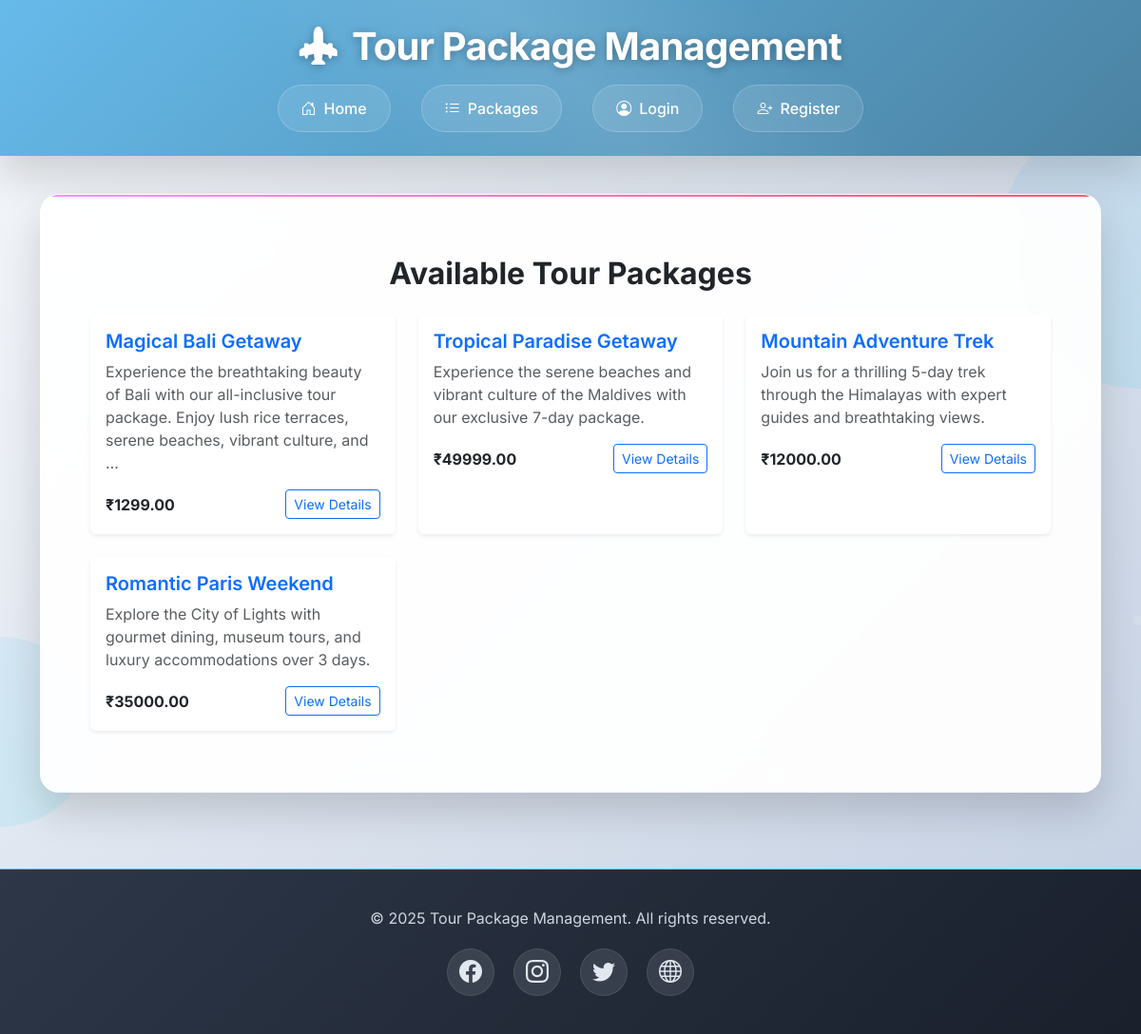
Page /packages/ on the committed database.
### travel/models.py (models this page shows, shortened)
class Package(models.Model):
    vendor = models.ForeignKey(User, on_delete=models.CASCADE, related_name='vendor_packages')
    title = models.CharField(max_length=200)
    description = models.TextField()
    price = models.DecimalField(max_digits=10, decimal_places=2)
    duration_days = models.IntegerField()
    destination = models.CharField(max_length=100)
    image = models.ImageField(upload_to='package_images/', null=True, blank=True)
    created_at = models.DateTimeField(auto_now_add=True)
    auto_expiry_days = models.IntegerField(default=30)
    approved = models.BooleanField(default=False)

### travel/views.py (the view)
# urls.py: path('packages/', views.package_list, name='package_list'),
def package_list(request):
    packages = Package.objects.filter(approved=True)
    return render(request, 'travel/package_list.html', {'packages': packages})

### travel/templates/travel/package_list.html
{% extends 'travel/base.html' %}
{% block content %}
<div class="container py-4">
  <h2 class="mb-4 text-center fw-bold">Available Tour Packages</h2>
  {% if packages %}
    <div class="row row-cols-1 row-cols-md-2 row-cols-lg-3 g-4">
      {% for pkg in packages %}
        <div class="col">
          <div class="card h-100 shadow-sm border-0">
            <div class="card-body">
              <h5 class="card-title">
                <a href="{% url 'package_detail' pkg.pk %}" class="text-decoration-none text-primary fw-semibold">
                  {{ pkg.title }}
                </a>
              </h5>
              <p class="card-text text-muted">
                {{ pkg.description|truncatewords:20 }}
              </p>
              <div class="d-flex justify-content-between align-items-center mt-3">
                <span class="text-dark fw-bold">₹{{ pkg.price }}</span>
                <a href="{% url 'package_detail' pkg.pk %}" class="btn btn-sm btn-outline-primary">View Details</a>
              </div>
            </div>
          </div>
        </div>
      {% endfor %}
    </div>
  {% else %}
    <p class="text-center text-muted mt-4">No packages found.</p>
  {% endif %}
</div>
{% endblock %}

### travel/templates/travel/base.html (shortened to what this page needs)
<!DOCTYPE html>
<html lang="en">
<head>
    <link href="https://cdn.jsdelivr.net/npm/bootstrap@5.3.3/dist/css/bootstrap.min.css" rel="stylesheet">
    <link href="https://cdn.jsdelivr.net/npm/bootstrap-icons@1.11.1/font/bootstrap-icons.css" rel="stylesheet">
</head>
<body>
    <header>
        <div class="container">
            <div class="header-title text-center">
                <h1><i class="bi bi-airplane-engines-fill me-3"></i>Tour Package Management</h1>
            </div>
            <nav class="navbar-custom">
                <a href="{% url 'home' %}"><i class="bi bi-house-door me-2"></i>Home</a>
                <a href="{% url 'package_list' %}"><i class="bi bi-list-ul me-2"></i>Packages</a>
                {% if user.is_authenticated %}
                    <a href="{% url 'vendor_dashboard' %}"><i class="bi bi-speedometer2 me-2"></i>Vendor Dashboard</a>
                    <a href="{% url 'admin_dashboard' %}"><i class="bi bi-gear me-2"></i>Admin Panel</a>
                    <a href="{% url 'logout' %}"><i class="bi bi-box-arrow-right me-2"></i>Logout</a>
                {% else %}
                    <a href="{% url 'login' %}"><i class="bi bi-person-circle me-2"></i>Login</a>
                    <a href="{% url 'register' %}"><i class="bi bi-person-plus me-2"></i>Register</a>
                {% endif %}
            </nav>
        </div>
    </header>
    <div class="container">
        <div class="content-wrapper fade-in">
            {% block content %}{% endblock %}
        </div>
    </div>
    <footer>
        <div class="container">
            <p>&copy; 2025 Tour Package Management. All rights reserved.</p>
            <div class="social-links">
                <a href="#"><i class="bi bi-facebook"></i></a>
                <a href="#"><i class="bi bi-instagram"></i></a>
                <a href="#"><i class="bi bi-twitter"></i></a>
                <a href="#"><i class="bi bi-globe"></i></a>
            </div>
        </div>
    </footer>
</body>
</html>

### travel/templates/travel/base.html (style rules this page uses)
:root { --primary-gradient: linear-gradient(135deg, #66baea 0%, #4b82a2 100%); --secondary-gradient: linear-gradient(135deg, #f093fb 0%, #f5576c 100%); --accent-gradient: linear-gradient(135deg, #4facfe 0%, #00f2fe 100%); --dark-gradient: linear-gradient(135deg, #2d3748 0%, #1a202c 100%); --glass-bg: rgba(255, 255, 255, 0.1); --glass-border: rgba(255, 255, 255, 0.2); --text-primary: #2d3748; --text-secondary: #4a5568; --shadow-light: 0 10px 25px rgba(0, 0, 0, 0.1); --shadow-medium: 0 20px 40px rgba(0, 0, 0, 0.15); --shadow-heavy: 0 30px 60px rgba(0, 0, 0, 0.2); }
* { margin: 0; padding: 0; box-sizing: border-box; }
body { font-family: 'Inter', sans-serif; background: linear-gradient(135deg, #f5f7fa 0%, #c3cfe2 100%); min-height: 100vh; overflow-x: hidden; position: relative; }
body::before { content: ''; position: fixed; top: 0; left: 0; width: 100%; height: 100%; pointer-events: none; z-index: -1; animation: float 20s ease-in-out infinite; }
header { background: var(--primary-gradient); color: white; padding: 25px 0; position: relative; overflow: hidden; animation: slideInDown 0.8s cubic-bezier(0.25, 0.46, 0.45, 0.94); box-shadow: var(--shadow-medium); }
header::before { content: ''; position: absolute; top: 0; left: 0; right: 0; bottom: 0; background: linear-gradient(45deg, transparent 30%, rgba(255,255,255,0.1) 50%, transparent 70%); animation: shimmer 3s ease-in-out infinite; }
.header-title { position: relative; z-index: 2; text-shadow: 0 2px 10px rgba(0,0,0,0.3); }
.header-title h1 { font-weight: 700; font-size: 2.5rem; margin-bottom: 0.5rem; letter-spacing: -0.02em; }
.header-title i { display: inline-block; animation: pulse 2s ease-in-out infinite; }
.navbar-custom { position: relative; z-index: 2; margin-top: 1rem; display: flex; justify-content: center; gap: 2rem; flex-wrap: wrap; }
.navbar-custom a { color: white; text-decoration: none; font-weight: 500; font-size: 1rem; padding: 12px 24px; border-radius: 50px; background: var(--glass-bg); border: 1px solid var(--glass-border); backdrop-filter: blur(10px); transition: all 0.3s cubic-bezier(0.25, 0.46, 0.45, 0.94); position: relative; overflow: hidden; }
.navbar-custom a::before { content: ''; position: absolute; top: 0; left: -100%; width: 100%; height: 100%; background: linear-gradient(90deg, transparent, rgba(255,255,255,0.2), transparent); transition: left 0.5s; }
.content-wrapper { padding: 40px; margin: 40px auto; max-width: 1200px; background: rgba(255, 255, 255, 0.95); backdrop-filter: blur(20px); border-radius: 20px; border: 1px solid rgba(255, 255, 255, 0.2); box-shadow: var(--shadow-medium); animation: slideInUp 0.8s cubic-bezier(0.25, 0.46, 0.45, 0.94); position: relative; overflow: hidden; }
.content-wrapper::before { content: ''; position: absolute; top: 0; left: 0; right: 0; height: 2px; background: var(--secondary-gradient); animation: loading 2s ease-in-out infinite; }
footer { background: var(--dark-gradient); color: #e2e8f0; padding: 40px 0; text-align: center; margin-top: 80px; position: relative; overflow: hidden; }
footer::before { content: ''; position: absolute; top: 0; left: 0; right: 0; height: 1px; background: var(--accent-gradient); }
footer p { margin-bottom: 20px; font-weight: 400; opacity: 0.9; }
.social-links { display: flex; justify-content: center; gap: 20px; margin-top: 20px; }
.social-links a { color: #e2e8f0; font-size: 1.5rem; width: 50px; height: 50px; display: flex; align-items: center; justify-content: center; border-radius: 50%; background: rgba(255, 255, 255, 0.1); backdrop-filter: blur(10px); border: 1px solid rgba(255, 255, 255, 0.1); transition: all 0.3s cubic-bezier(0.25, 0.46, 0.45, 0.94); position: relative; overflow: hidden; }
.social-links a::before { content: ''; position: absolute; top: 0; left: 0; width: 100%; height: 100%; background: var(--accent-gradient); opacity: 0; transition: opacity 0.3s ease; border-radius: 50%; }
.social-links a i { position: relative; z-index: 2; }
.fade-in { opacity: 0; transform: translateY(30px); transition: all 0.6s cubic-bezier(0.25, 0.46, 0.45, 0.94); }
.fade-in.visible { opacity: 1; transform: translateY(0); }

### rows in the picture
Package: title "Magical Bali Getaway", description "Experience the breathtaking beauty of Bali with our all-inclusive tour package. Enjoy lush rice terraces, serene beaches, vibrant culture, and …", price "1299.00"
Package: title "Tropical Paradise Getaway", description "Experience the serene beaches and vibrant culture of the Maldives with our exclusive 7-day package.", price "49999.00"
Package: title "Mountain Adventure Trek", description "Join us for a thrilling 5-day trek through the Himalayas with expert guides and breathtaking views.", price "12000.00"
Package: title "Romantic Paris Weekend", description "Explore the City of Lights with gourmet dining, museum tours, and luxury accommodations over 3 days.", price "35000.00"
